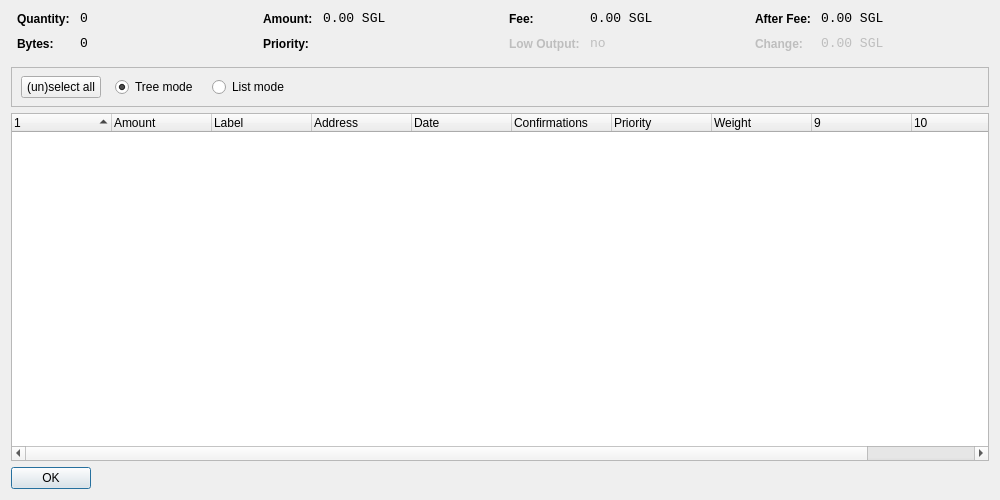
<?xml version="1.0" encoding="UTF-8"?>
<ui version="4.0">
 <class>CoinControlDialog</class>
 <widget class="QDialog" name="CoinControlDialog">
  <property name="geometry">
   <rect>
    <x>0</x>
    <y>0</y>
    <width>1000</width>
    <height>500</height>
   </rect>
  </property>
  <property name="windowTitle">
   <string>Coin Control</string>
  </property>
  <layout class="QVBoxLayout" name="verticalLayout">
   <item>
    <layout class="QHBoxLayout" name="horizontalLayoutTop" stretch="0,0,0,0">
     <property name="topMargin">
      <number>0</number>
     </property>
     <property name="bottomMargin">
      <number>10</number>
     </property>
     <item>
      <layout class="QFormLayout" name="formLayoutCoinControl1">
       <property name="horizontalSpacing">
        <number>10</number>
       </property>
       <property name="verticalSpacing">
        <number>10</number>
       </property>
       <property name="leftMargin">
        <number>6</number>
       </property>
       <property name="rightMargin">
        <number>6</number>
       </property>
       <item row="0" column="0">
        <widget class="QLabel" name="labelCoinControlQuantityText">
         <property name="styleSheet">
          <string notr="true">font-weight:bold;</string>
         </property>
         <property name="text">
          <string>Quantity:</string>
         </property>
        </widget>
       </item>
       <item row="0" column="1">
        <widget class="QLabel" name="labelCoinControlQuantity">
         <property name="font">
          <font>
           <family>Monospace</family>
           <pointsize>10</pointsize>
          </font>
         </property>
         <property name="cursor">
          <cursorShape>IBeamCursor</cursorShape>
         </property>
         <property name="contextMenuPolicy">
          <enum>Qt::ActionsContextMenu</enum>
         </property>
         <property name="text">
          <string>0</string>
         </property>
         <property name="textInteractionFlags">
          <set>Qt::LinksAccessibleByMouse|Qt::TextSelectableByKeyboard|Qt::TextSelectableByMouse</set>
         </property>
        </widget>
       </item>
       <item row="1" column="0">
        <widget class="QLabel" name="labelCoinControlBytesText">
         <property name="styleSheet">
          <string notr="true">font-weight:bold;</string>
         </property>
         <property name="text">
          <string>Bytes:</string>
         </property>
        </widget>
       </item>
       <item row="1" column="1">
        <widget class="QLabel" name="labelCoinControlBytes">
         <property name="font">
          <font>
           <family>Monospace</family>
           <pointsize>10</pointsize>
          </font>
         </property>
         <property name="cursor">
          <cursorShape>IBeamCursor</cursorShape>
         </property>
         <property name="contextMenuPolicy">
          <enum>Qt::ActionsContextMenu</enum>
         </property>
         <property name="text">
          <string>0</string>
         </property>
         <property name="textInteractionFlags">
          <set>Qt::LinksAccessibleByMouse|Qt::TextSelectableByKeyboard|Qt::TextSelectableByMouse</set>
         </property>
        </widget>
       </item>
      </layout>
     </item>
     <item>
      <layout class="QFormLayout" name="formLayoutCoinControl2">
       <property name="horizontalSpacing">
        <number>10</number>
       </property>
       <property name="verticalSpacing">
        <number>10</number>
       </property>
       <property name="leftMargin">
        <number>6</number>
       </property>
       <property name="rightMargin">
        <number>6</number>
       </property>
       <item row="0" column="0">
        <widget class="QLabel" name="labelCoinControlAmountText">
         <property name="styleSheet">
          <string notr="true">font-weight:bold;</string>
         </property>
         <property name="text">
          <string>Amount:</string>
         </property>
        </widget>
       </item>
       <item row="0" column="1">
        <widget class="QLabel" name="labelCoinControlAmount">
         <property name="font">
          <font>
           <family>Monospace</family>
           <pointsize>10</pointsize>
          </font>
         </property>
         <property name="cursor">
          <cursorShape>IBeamCursor</cursorShape>
         </property>
         <property name="contextMenuPolicy">
          <enum>Qt::ActionsContextMenu</enum>
         </property>
         <property name="text">
          <string>0.00 SGL</string>
         </property>
         <property name="textInteractionFlags">
          <set>Qt::LinksAccessibleByMouse|Qt::TextSelectableByKeyboard|Qt::TextSelectableByMouse</set>
         </property>
        </widget>
       </item>
       <item row="1" column="0">
        <widget class="QLabel" name="labelCoinControlPriorityText">
         <property name="styleSheet">
          <string notr="true">font-weight:bold;</string>
         </property>
         <property name="text">
          <string>Priority:</string>
         </property>
        </widget>
       </item>
       <item row="1" column="1">
        <widget class="QLabel" name="labelCoinControlPriority">
         <property name="font">
          <font>
           <family>Monospace</family>
           <pointsize>10</pointsize>
          </font>
         </property>
         <property name="cursor">
          <cursorShape>IBeamCursor</cursorShape>
         </property>
         <property name="contextMenuPolicy">
          <enum>Qt::ActionsContextMenu</enum>
         </property>
         <property name="text">
          <string/>
         </property>
         <property name="textInteractionFlags">
          <set>Qt::LinksAccessibleByMouse|Qt::TextSelectableByKeyboard|Qt::TextSelectableByMouse</set>
         </property>
        </widget>
       </item>
      </layout>
     </item>
     <item>
      <layout class="QFormLayout" name="formLayoutCoinControl3">
       <property name="horizontalSpacing">
        <number>10</number>
       </property>
       <property name="verticalSpacing">
        <number>10</number>
       </property>
       <property name="leftMargin">
        <number>6</number>
       </property>
       <property name="rightMargin">
        <number>6</number>
       </property>
       <item row="0" column="0">
        <widget class="QLabel" name="labelCoinControlFeeText">
         <property name="styleSheet">
          <string notr="true">font-weight:bold;</string>
         </property>
         <property name="text">
          <string>Fee:</string>
         </property>
        </widget>
       </item>
       <item row="0" column="1">
        <widget class="QLabel" name="labelCoinControlFee">
         <property name="font">
          <font>
           <family>Monospace</family>
           <pointsize>10</pointsize>
          </font>
         </property>
         <property name="cursor">
          <cursorShape>IBeamCursor</cursorShape>
         </property>
         <property name="contextMenuPolicy">
          <enum>Qt::ActionsContextMenu</enum>
         </property>
         <property name="text">
          <string>0.00 SGL</string>
         </property>
         <property name="textInteractionFlags">
          <set>Qt::LinksAccessibleByMouse|Qt::TextSelectableByKeyboard|Qt::TextSelectableByMouse</set>
         </property>
        </widget>
       </item>
       <item row="1" column="0">
        <widget class="QLabel" name="labelCoinControlLowOutputText">
         <property name="enabled">
          <bool>false</bool>
         </property>
         <property name="styleSheet">
          <string notr="true">font-weight:bold;</string>
         </property>
         <property name="text">
          <string>Low Output:</string>
         </property>
        </widget>
       </item>
       <item row="1" column="1">
        <widget class="QLabel" name="labelCoinControlLowOutput">
         <property name="enabled">
          <bool>false</bool>
         </property>
         <property name="font">
          <font>
           <family>Monospace</family>
           <pointsize>10</pointsize>
          </font>
         </property>
         <property name="cursor">
          <cursorShape>IBeamCursor</cursorShape>
         </property>
         <property name="contextMenuPolicy">
          <enum>Qt::ActionsContextMenu</enum>
         </property>
         <property name="text">
          <string>no</string>
         </property>
         <property name="textInteractionFlags">
          <set>Qt::LinksAccessibleByMouse|Qt::TextSelectableByKeyboard|Qt::TextSelectableByMouse</set>
         </property>
        </widget>
       </item>
      </layout>
     </item>
     <item>
      <layout class="QFormLayout" name="formLayoutCoinControl4">
       <property name="horizontalSpacing">
        <number>10</number>
       </property>
       <property name="verticalSpacing">
        <number>10</number>
       </property>
       <property name="leftMargin">
        <number>6</number>
       </property>
       <property name="rightMargin">
        <number>6</number>
       </property>
       <item row="0" column="0">
        <widget class="QLabel" name="labelCoinControlAfterFeeText">
         <property name="styleSheet">
          <string notr="true">font-weight:bold;</string>
         </property>
         <property name="text">
          <string>After Fee:</string>
         </property>
        </widget>
       </item>
       <item row="0" column="1">
        <widget class="QLabel" name="labelCoinControlAfterFee">
         <property name="font">
          <font>
           <family>Monospace</family>
           <pointsize>10</pointsize>
          </font>
         </property>
         <property name="cursor">
          <cursorShape>IBeamCursor</cursorShape>
         </property>
         <property name="contextMenuPolicy">
          <enum>Qt::ActionsContextMenu</enum>
         </property>
         <property name="text">
          <string>0.00 SGL</string>
         </property>
         <property name="textInteractionFlags">
          <set>Qt::LinksAccessibleByMouse|Qt::TextSelectableByKeyboard|Qt::TextSelectableByMouse</set>
         </property>
        </widget>
       </item>
       <item row="1" column="0">
        <widget class="QLabel" name="labelCoinControlChangeText">
         <property name="enabled">
          <bool>false</bool>
         </property>
         <property name="styleSheet">
          <string notr="true">font-weight:bold;</string>
         </property>
         <property name="text">
          <string>Change:</string>
         </property>
        </widget>
       </item>
       <item row="1" column="1">
        <widget class="QLabel" name="labelCoinControlChange">
         <property name="enabled">
          <bool>false</bool>
         </property>
         <property name="font">
          <font>
           <family>Monospace</family>
           <pointsize>10</pointsize>
          </font>
         </property>
         <property name="cursor">
          <cursorShape>IBeamCursor</cursorShape>
         </property>
         <property name="contextMenuPolicy">
          <enum>Qt::ActionsContextMenu</enum>
         </property>
         <property name="text">
          <string>0.00 SGL</string>
         </property>
         <property name="textInteractionFlags">
          <set>Qt::LinksAccessibleByMouse|Qt::TextSelectableByKeyboard|Qt::TextSelectableByMouse</set>
         </property>
        </widget>
       </item>
      </layout>
     </item>
    </layout>
   </item>
   <item>
    <widget class="QFrame" name="frame">
     <property name="minimumSize">
      <size>
       <width>0</width>
       <height>40</height>
      </size>
     </property>
     <property name="frameShape">
      <enum>QFrame::StyledPanel</enum>
     </property>
     <property name="frameShadow">
      <enum>QFrame::Sunken</enum>
     </property>
     <widget class="QWidget" name="horizontalLayoutWidget">
      <property name="geometry">
       <rect>
        <x>10</x>
        <y>0</y>
        <width>781</width>
        <height>41</height>
       </rect>
      </property>
      <layout class="QHBoxLayout" name="horizontalLayoutPanel" stretch="0,0,0,0,0,0">
       <property name="spacing">
        <number>14</number>
       </property>
       <item>
        <widget class="QPushButton" name="pushButtonSelectAll">
         <property name="sizePolicy">
          <sizepolicy hsizetype="Maximum" vsizetype="Fixed">
           <horstretch>0</horstretch>
           <verstretch>0</verstretch>
          </sizepolicy>
         </property>
         <property name="text">
          <string>(un)select all</string>
         </property>
        </widget>
       </item>
       <item>
        <widget class="QRadioButton" name="radioTreeMode">
         <property name="sizePolicy">
          <sizepolicy hsizetype="Maximum" vsizetype="Fixed">
           <horstretch>0</horstretch>
           <verstretch>0</verstretch>
          </sizepolicy>
         </property>
         <property name="text">
          <string>Tree mode</string>
         </property>
         <property name="checked">
          <bool>true</bool>
         </property>
        </widget>
       </item>
       <item>
        <widget class="QRadioButton" name="radioListMode">
         <property name="sizePolicy">
          <sizepolicy hsizetype="Maximum" vsizetype="Fixed">
           <horstretch>0</horstretch>
           <verstretch>0</verstretch>
          </sizepolicy>
         </property>
         <property name="text">
          <string>List mode</string>
         </property>
        </widget>
       </item>
       <item>
        <spacer name="horizontalSpacer">
         <property name="orientation">
          <enum>Qt::Horizontal</enum>
         </property>
         <property name="sizeHint" stdset="0">
          <size>
           <width>40</width>
           <height>20</height>
          </size>
         </property>
        </spacer>
       </item>
      </layout>
     </widget>
    </widget>
   </item>
   <item>
    <widget class="CoinControlTreeWidget" name="treeWidget">
     <property name="contextMenuPolicy">
      <enum>Qt::CustomContextMenu</enum>
     </property>
     <property name="sortingEnabled">
      <bool>false</bool>
     </property>
     <property name="columnCount">
      <number>11</number>
     </property>
     <attribute name="headerShowSortIndicator" stdset="0">
      <bool>true</bool>
     </attribute>
     <attribute name="headerStretchLastSection">
      <bool>false</bool>
     </attribute>
     <column>
      <property name="text">
       <string/>
      </property>
     </column>
     <column>
      <property name="text">
       <string>Amount</string>
      </property>
     </column>
     <column>
      <property name="text">
       <string>Label</string>
      </property>
     </column>
     <column>
      <property name="text">
       <string>Address</string>
      </property>
     </column>
     <column>
      <property name="text">
       <string>Date</string>
      </property>
     </column>
     <column>
      <property name="text">
       <string>Confirmations</string>
      </property>
     </column>
     <column>
      <property name="text">
       <string>Priority</string>
      </property>
     </column>
     <column>
      <property name="text">
       <string>Weight</string>
      </property>
     </column>
     <column>
      <property name="text">
       <string/>
      </property>
     </column>
     <column>
      <property name="text">
       <string/>
      </property>
     </column>
     <column>
      <property name="text">
       <string/>
      </property>
     </column>
     <column>
      <property name="text">
       <string/>
      </property>
     </column>
    </widget>
   </item>
   <item>
    <widget class="QDialogButtonBox" name="buttonBox">
     <property name="sizePolicy">
      <sizepolicy hsizetype="Maximum" vsizetype="Fixed">
       <horstretch>0</horstretch>
       <verstretch>0</verstretch>
      </sizepolicy>
     </property>
     <property name="orientation">
      <enum>Qt::Horizontal</enum>
     </property>
     <property name="standardButtons">
      <set>QDialogButtonBox::Ok</set>
     </property>
    </widget>
   </item>
  </layout>
 </widget>
 <customwidgets>
  <customwidget>
   <class>CoinControlTreeWidget</class>
   <extends>QTreeWidget</extends>
   <header>coincontroltreewidget.h</header>
  </customwidget>
 </customwidgets>
 <resources/>
 <connections/>
</ui>
